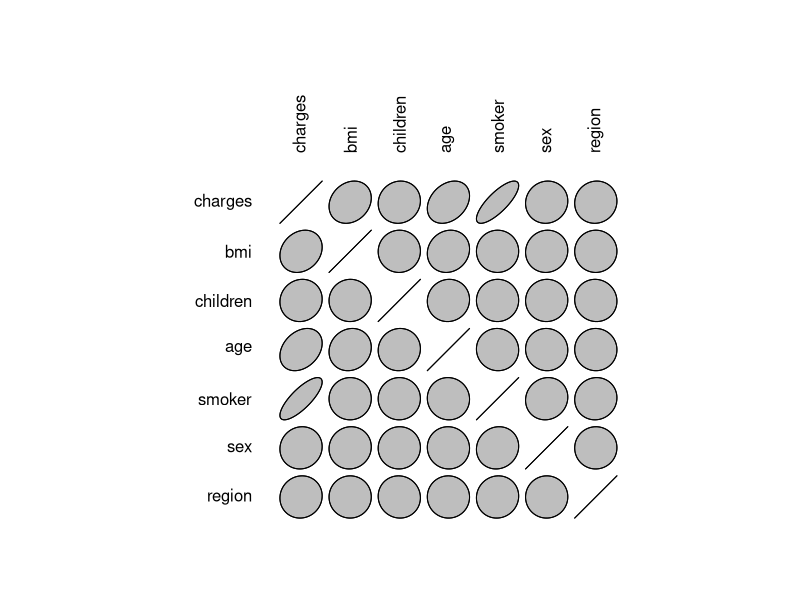
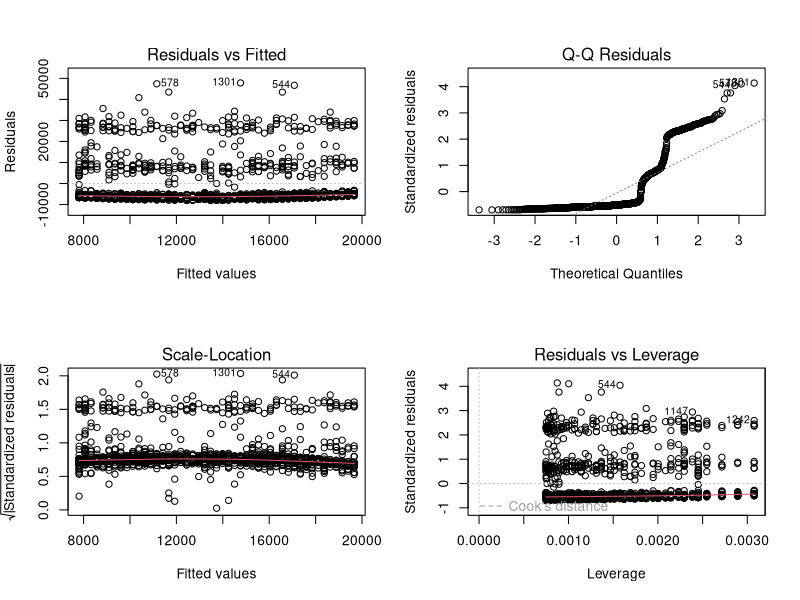
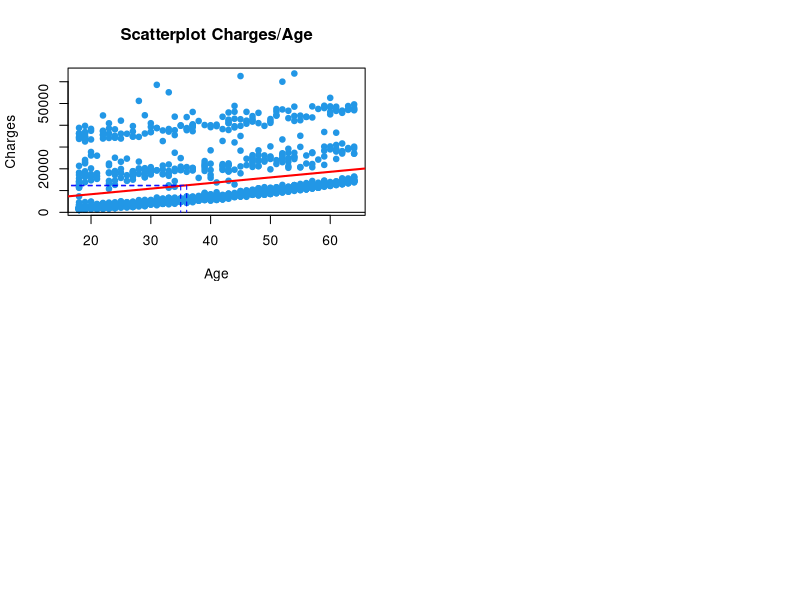
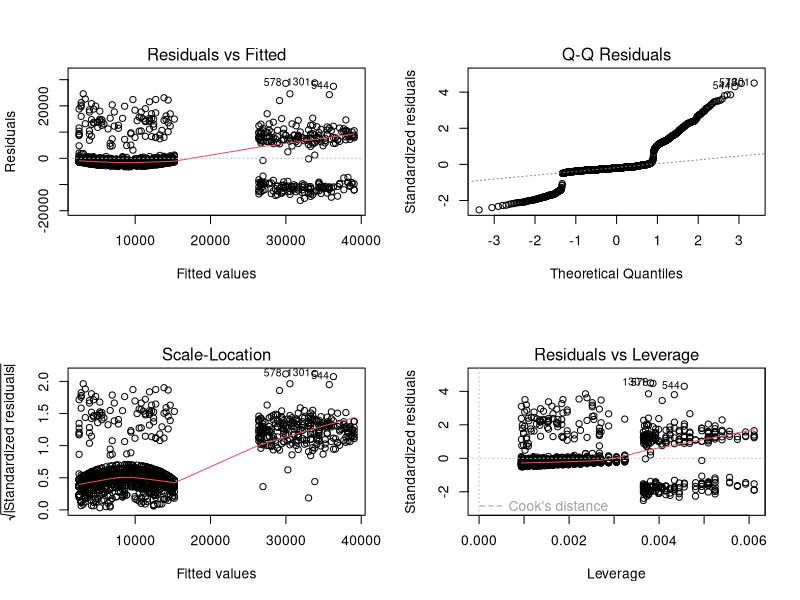
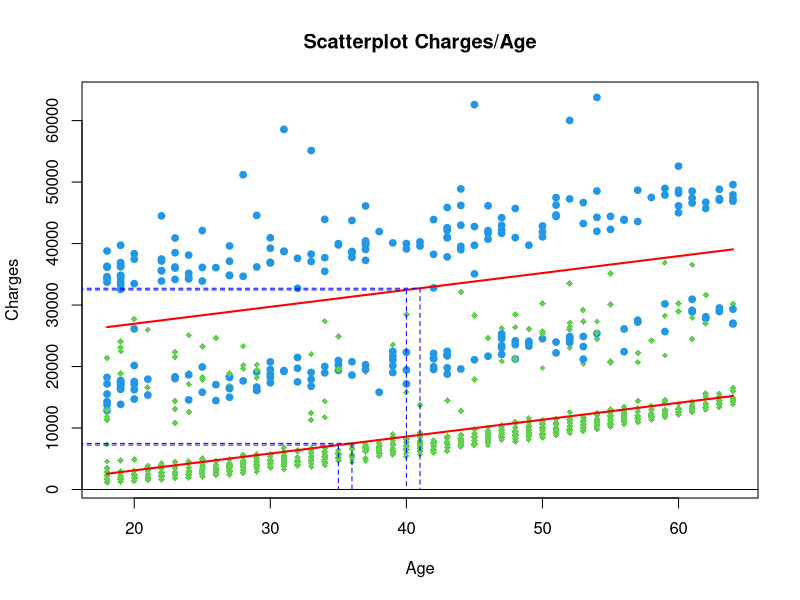

Reproduce these figures in R, in order.
## ---- chunk 1

insurance <- read.csv("insurance.csv", stringsAsFactors=TRUE)
insurance <- insurance[, -1]
library(ellipse)

## ---- chunk 2

insurance_numeric <- subset(insurance, select=c(charges, bmi, children, age))

insurance_numeric$smoker[insurance$smoker=="yes"] <- 1
insurance_numeric$smoker[insurance$smoker=="no"] <- 0

insurance_numeric$sex[insurance$sex=="male"] <- 2
insurance_numeric$sex[insurance$sex=="female"] <- 1

insurance_numeric$region[insurance$region=="southwest"] <- 1
insurance_numeric$region[insurance$region=="northwest"] <- 2
insurance_numeric$region[insurance$region=="southeast"] <- 3
insurance_numeric$region[insurance$region=="northeast"] <- 4

correlation <- cor(insurance_numeric)
round(correlation, 2)
plotcorr(correlation)

## ---- chunk 3

linear_fit <- lm(charges~age, data=insurance)

par(mfrow=c(2,2))
plot(linear_fit)
summary(linear_fit)

## ---- chunk 4

plot(insurance$age, insurance$charges,
     xlab = "Age", ylab="Charges", main="Scatterplot Charges/Age", col = 4, pch = 19, cex=.9)
abline(linear_fit, col="red", lwd=2)
abline(0, 0, col = "black")


x0 = 35
x1 = 36
y0 = predict(linear_fit, data.frame(age = x0))
y1 = predict(linear_fit, data.frame(age = x1))
segments(x0, y0, x0, 0, col = "blue", lty="dashed")
segments(x1, y1, x1, 0, col = "blue", lty="dashed")
segments(0, y0, x0, y0, col = "blue", lty="dashed")
segments(0, y1, x1, y1, col = "blue", lty="dashed")

## ---- chunk 5

linear_fit_smoker <- lm(charges~age + smoker, data=insurance)
summary(linear_fit_smoker)
linear_fit_smoker2 <- lm(charges~age * smoker, data=insurance)
summary(linear_fit_smoker2)
AIC(linear_fit, linear_fit_smoker, linear_fit_smoker2)

## ---- chunk 6
par(mfrow=c(2,2))
plot(linear_fit_smoker)
summary(linear_fit_smoker)
## ---- chunk 7
par(mfrow=c(1,1))
plot(insurance$age, insurance$charges,
     xlab = "Age", ylab="Charges", main="Scatterplot Charges/Age", col = insurance_numeric$smoker + 3,
     pch = insurance_numeric$smoker + 18, cex=.9)
abline(0, 0, col = "black")
curve(predict(linear_fit_smoker, data.frame(age = x, smoker = "no")), add = T, col="red", lwd=2)
curve(predict(linear_fit_smoker, data.frame(age = x, smoker = "yes")), add = T, col="red", lwd=2)

x0 = 35
x1 = 36
y0 = predict(linear_fit_smoker, data.frame(age = x0, smoker = "no"))
y1 = predict(linear_fit_smoker, data.frame(age = x1, smoker = "no"))
segments(x0, y0, x0, 0, col = "blue", lty="dashed")
segments(x1, y1, x1, 0, col = "blue", lty="dashed")
segments(0, y0, x0, y0, col = "blue", lty="dashed")
segments(0, y1, x1, y1, col = "blue", lty="dashed")

x0 = 40
x1 = 41
y0 = predict(linear_fit_smoker, data.frame(age = x0, smoker = "yes"))
y1 = predict(linear_fit_smoker, data.frame(age = x1, smoker = "yes"))
segments(x0, y0, x0, 0, col = "blue", lty="dashed")
segments(x1, y1, x1, 0, col = "blue", lty="dashed")
segments(0, y0, x0, y0, col = "blue", lty="dashed")
segments(0, y1, x1, y1, col = "blue", lty="dashed")

## ---- chunk 8

predict(linear_fit_smoker, data.frame(age = 40, smoker = "yes"))
predict(linear_fit_smoker, data.frame(age = 40, smoker = "no"))
